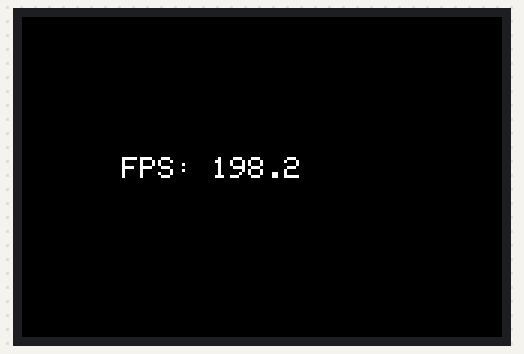
Recording of a program running on a simulated ESP32-S3. On the bench: 480×320 colour display. Random numbers use the default seed unless the program sets one; what the program prints to the serial monitor is not drawn.

Above: at 11.8 s.

The program:

main.cpp
```cpp
#include <Arduino.h>
#define LGFX_USE_V1
#include <LovyanGFX.hpp>

class LGFX : public lgfx::LGFX_Device
{
//  lgfx::Panel_NT35510
  //lgfx::Panel_RGB  _panel_instance;
  lgfx::Panel_ILI9481 _panel_instance;
  lgfx::Bus_SPI _bus_instance;

public:
  LGFX(void)
  {
    {
      auto cfg = _bus_instance.config();
      cfg.spi_host = SPI2_HOST;
      cfg.spi_mode = 0;
      cfg.freq_write = 40000000;  // Попробуем максимум - 40MHz
      cfg.freq_read  = 16000000;
      cfg.spi_3wire  = false;
      cfg.use_lock   = true;
      cfg.dma_channel = SPI_DMA_CH_AUTO;
      cfg.pin_sclk = 12;
      cfg.pin_mosi = 11;
      cfg.pin_miso = 13;
      cfg.pin_dc   = 4;
      _bus_instance.config(cfg);
      _panel_instance.setBus(&_bus_instance);
    }

    {
      auto cfg = _panel_instance.config();
      cfg.pin_cs           =    5;
      cfg.pin_rst          =    2;
      cfg.pin_busy         =   -1;
      cfg.panel_width      =  320;
      cfg.panel_height     =  480;
      cfg.offset_x         =    0;
      cfg.offset_y         =    0;
      cfg.offset_rotation  =    0;
      cfg.dummy_read_pixel =    8;
      cfg.dummy_read_bits  =    1;
      cfg.readable         = true;
      cfg.invert           = false;
      cfg.rgb_order        = false;
      cfg.dlen_16bit       = false;
      cfg.bus_shared       = true;
      _panel_instance.config(cfg);
    }
    setPanel(&_panel_instance);
  }
};

LGFX tft;

void setup() {
  Serial.begin(115200);
  delay(1000);
  Serial.println("\n=== ILI9481 Performance Test ===\n");

  tft.init();
  tft.setRotation(1);  // 480x320

  int width = tft.width();
  int height = tft.height();

  Serial.printf("Display: %dx%d\n", width, height);
  Serial.printf("SPI Frequency: 40 MHz\n\n");

  // Тест 1: Заливка всего экрана
  Serial.println("Test 1: Full screen fill");
  unsigned long start = millis();
  for (int i = 0; i < 10; i++) {
    tft.fillScreen(TFT_RED);
    tft.fillScreen(TFT_GREEN);
    tft.fillScreen(TFT_BLUE);
  }
  unsigned long elapsed = millis() - start;
  float fps_fullscreen = 30000.0 / elapsed;
  Serial.printf("Time: %lu ms (30 fills)\n", elapsed);
  Serial.printf("FPS (full screen): %.2f\n\n", fps_fullscreen);

  // Тест 2: Рисование прямоугольников
  Serial.println("Test 2: Drawing rectangles");
  start = millis();
  for (int i = 0; i < 100; i++) {
    tft.fillRect(random(width), random(height), 50, 50, random(0xFFFF));
  }
  elapsed = millis() - start;
  Serial.printf("Time: %lu ms (100 rectangles)\n", elapsed);
  Serial.printf("Rectangles per second: %.2f\n\n", 100000.0 / elapsed);

  // Тест 3: Рисование пикселей
  Serial.println("Test 3: Drawing pixels");
  start = millis();
  for (int i = 0; i < 10000; i++) {
    tft.drawPixel(random(width), random(height), random(0xFFFF));
  }
  elapsed = millis() - start;
  Serial.printf("Time: %lu ms (10000 pixels)\n", elapsed);
  Serial.printf("Pixels per second: %.2f\n\n", 10000000.0 / elapsed);

  // Тест 4: Рисование линий
  Serial.println("Test 4: Drawing lines");
  tft.fillScreen(TFT_BLACK);
  start = millis();
  for (int i = 0; i < 100; i++) {
    tft.drawLine(random(width), random(height), random(width), random(height), random(0xFFFF));
  }
  elapsed = millis() - start;
  Serial.printf("Time: %lu ms (100 lines)\n", elapsed);
  Serial.printf("Lines per second: %.2f\n\n", 100000.0 / elapsed);

  // Тест 5: Текст
  Serial.println("Test 5: Drawing text");
  tft.fillScreen(TFT_BLACK);
  tft.setTextSize(2);
  start = millis();
  for (int i = 0; i < 50; i++) {
    tft.setCursor(10, 10);
    tft.setTextColor(random(0xFFFF));
    tft.printf("Frame: %d", i);
  }
  elapsed = millis() - start;
  Serial.printf("Time: %lu ms (50 text updates)\n", elapsed);
  Serial.printf("Text updates per second: %.2f\n\n", 50000.0 / elapsed);

  // Тест 6: Анимация (движущийся квадрат)
  Serial.println("Test 6: Animation test (moving square)");
  tft.fillScreen(TFT_BLACK);
  start = millis();
  int frames = 0;
  int x = 0, y = 160;
  int dx = 5;

  while (millis() - start < 5000) {  // 5 секунд
    // Стираем старый квадрат
    tft.fillRect(x, y, 50, 50, TFT_BLACK);

    // Двигаем
    x += dx;
    if (x > width - 50 || x < 0) dx = -dx;

    // Рисуем новый квадрат
    tft.fillRect(x, y, 50, 50, TFT_WHITE);

    frames++;
  }
  elapsed = millis() - start;
  float fps_animation = frames * 1000.0 / elapsed;
  Serial.printf("Frames: %d in %lu ms\n", frames, elapsed);
  Serial.printf("FPS (animation): %.2f\n\n", fps_animation);

  // Итоговая информация
  Serial.println("=== Summary ===");
  Serial.printf("Full screen FPS: %.2f\n", fps_fullscreen);
  Serial.printf("Animation FPS: %.2f\n", fps_animation);
  Serial.printf("Display resolution: %dx%d (%d pixels)\n", width, height, width * height);

  tft.fillScreen(TFT_BLACK);
  tft.setTextColor(TFT_WHITE);
  tft.setTextSize(3);
  tft.setCursor(100, 140);
  tft.printf("FPS: %.1f", fps_animation);
}

void loop() {
  // Пусто
}
```
